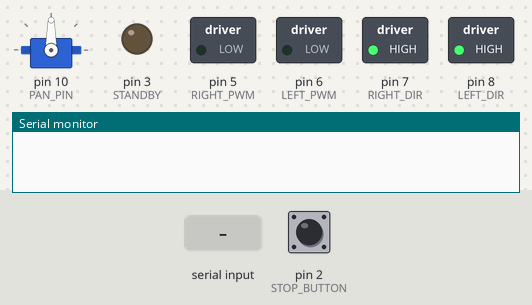
A sketch run on a simulated Arduino Uno, built with avr-gcc and run on an emulated ATmega328P. Parts: servo, switched loads named in the sketch (green lamp = pin HIGH), output pins drawn as LEDs (lit = HIGH), the last lines printed to the serial monitor. Inputs (shaded band) come from the test bench; at power-on: pin 2 (STOP_BUTTON) HIGH.

Above: at 1.2 s.
1.3 s: "P 45\n" received over Serial
At 1.6 s:
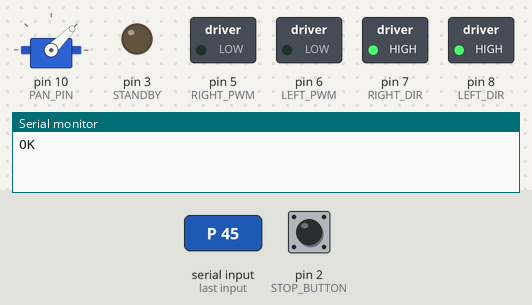
2.8 s: byte 0 ('\0') received over Serial
Timing chart, 0 to 5.8 s (numbered marks = the images above; inputs shaded):
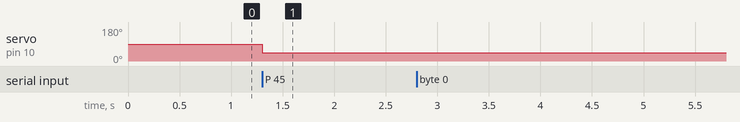

The sketch:

farsight_uno.ino
```cpp
// Original Farsight firmware. ELEGOO V4 pin assignments documented in README.
// No vendor control code or stock JSON protocol is used.
#include <Arduino.h>
#include <Servo.h>
#include <stdlib.h>
#include <string.h>

const uint8_t LEFT_PWM = 6, RIGHT_PWM = 5, LEFT_DIR = 8, RIGHT_DIR = 7;
const uint8_t STANDBY = 3, PAN_PIN = 10, STOP_BUTTON = 2;
const unsigned long MOTOR_WATCHDOG_MS = 300;
// No ultrasonic sensor or pan servo is mounted: obstacle stopping is the
// Jetson/iPhone path's job. R always reports -1 and P only moves an unused pin.
Servo panServo;
char line[48];
uint8_t lineLength = 0;
bool discardLine = false;
unsigned long partialAt = 0, lastMotorAt = 0;
int panAngle = 90;
bool motorLease = false;

void setMotors(int left, int right) {
  // Disable the bridge while changing direction to avoid a powered reversal.
  digitalWrite(STANDBY, LOW);
  digitalWrite(LEFT_DIR, left >= 0 ? HIGH : LOW);
  digitalWrite(RIGHT_DIR, right >= 0 ? HIGH : LOW);
  analogWrite(LEFT_PWM, abs(left));
  analogWrite(RIGHT_PWM, abs(right));
  if (left || right) digitalWrite(STANDBY, HIGH);
}

void stopMotors() {
  setMotors(0, 0);
  motorLease = false;
}

void checkedMotors(int left, int right) {
  if (digitalRead(STOP_BUTTON) == LOW) {
    stopMotors();
    return;
  }
  setMotors(left, right);
}

bool integer(char *&cursor, long &value) {
  while (*cursor == ' ') ++cursor;
  if (!*cursor) return false;
  char *end;
  value = strtol(cursor, &end, 10);
  if (end == cursor) return false;
  if (*end && *end != ' ' && *end != '\r') return false;
  cursor = end;
  return true;
}

bool finished(char *cursor) {
  while (*cursor == ' ' || *cursor == '\r') ++cursor;
  return !*cursor;
}

void command(char *text) {
  long a, b;
  char *args = text + 1;
  if (text[0] == 'M' && text[1] == ' ' && integer(args, a) && integer(args, b)
      && finished(args) && a >= -255 && a <= 255 && b >= -255 && b <= 255) {
    lastMotorAt = millis();
    motorLease = true;
    checkedMotors((int)a, (int)b);
    Serial.println(F("OK"));
  } else if (text[0] == 'P' && text[1] == ' ' && integer(args, a) && finished(args)
             && a >= 10 && a <= 170) {
    if (panAngle != a) {
      panAngle = (int)a;
      panServo.write(panAngle);
    }
    Serial.println(F("OK"));
  } else if (text[0] == 'R' && finished(args)) {
    Serial.println(F("R -1"));
  } else {
    stopMotors();
    Serial.println(F("ERR command"));
  }
}

void setup() {
  pinMode(STANDBY, OUTPUT);
  digitalWrite(STANDBY, LOW);
  pinMode(LEFT_PWM, OUTPUT);
  pinMode(RIGHT_PWM, OUTPUT);
  pinMode(LEFT_DIR, OUTPUT);
  pinMode(RIGHT_DIR, OUTPUT);
  pinMode(STOP_BUTTON, INPUT_PULLUP);
  stopMotors();
  panServo.attach(PAN_PIN);
  panServo.write(90);
  Serial.begin(115200);
}

void loop() {
  // Check every loop and after every received byte.
  if (motorLease && millis() - lastMotorAt >= MOTOR_WATCHDOG_MS) stopMotors();
  if (digitalRead(STOP_BUTTON) == LOW) stopMotors();
  if (lineLength && millis() - partialAt > 50) {
    stopMotors();
    lineLength = 0;
    discardLine = true;
  }
  // A bounded byte budget prevents a serial flood starving the watchdog.
  uint8_t budget = 64;
  while (Serial.available() && budget--) {
    if (motorLease && millis() - lastMotorAt >= MOTOR_WATCHDOG_MS) stopMotors();
    const char c = (char)Serial.read();
    if (c == '\n') {
      if (!discardLine && lineLength) {
        line[lineLength] = '\0';
        command(line);
      }
      lineLength = 0;
      discardLine = false;
    } else if (!discardLine) {
      if (lineLength >= sizeof(line) - 1 || c == '\0') {
        stopMotors();
        lineLength = 0;
        discardLine = true;
        Serial.println(F("ERR line"));
      } else {
        line[lineLength++] = c;
        partialAt = millis();
      }
    }
  }
}
```

Measured:
- after the input at 1.3 s, servo on pin 10 (PAN_PIN): 90° → 45° at once
